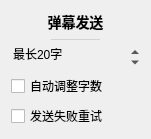
           <widget class="QWidget" name="danmakuSendSettingsCard" native="true">
            <property name="geometry">
             <rect>
              <x>190</x>
              <y>10</y>
              <width>151</width>
              <height>131</height>
             </rect>
            </property>
            <property name="styleSheet">
             <string notr="true">#danmakuSendSettingsCard
{
	background: #f7f7ff;
	border: none;
	border-radius: 5px;
}</string>
            </property>
            <layout class="QVBoxLayout" name="verticalLayout_30">
             <item>
              <widget class="QLabel" name="label_14">
               <property name="sizePolicy">
                <sizepolicy hsizetype="Preferred" vsizetype="Fixed">
                 <horstretch>0</horstretch>
                 <verstretch>0</verstretch>
                </sizepolicy>
               </property>
               <property name="styleSheet">
                <string notr="true">font-size: 14px;
font-weight: 500;</string>
               </property>
               <property name="text">
                <string>弹幕发送</string>
               </property>
               <property name="alignment">
                <set>Qt::AlignCenter</set>
               </property>
              </widget>
             </item>
             <item>
              <widget class="QWidget" name="widget_10" native="true">
               <property name="minimumSize">
                <size>
                 <width>0</width>
                 <height>1</height>
                </size>
               </property>
               <property name="maximumSize">
                <size>
                 <width>16777215</width>
                 <height>1</height>
                </size>
               </property>
               <property name="styleSheet">
                <string notr="true">background: lightgray;
margin: 40px;</string>
               </property>
              </widget>
             </item>
             <item>
              <widget class="QSpinBox" name="danmuLongestSpin">
               <property name="contextMenuPolicy">
                <enum>Qt::NoContextMenu</enum>
               </property>
               <property name="toolTip">
                <string>&lt;html&gt;&lt;head/&gt;&lt;body&gt;&lt;p&gt;一条弹幕最长可以发送多少字&lt;/p&gt;&lt;p&gt;当前规则：直播间中，UL到20级为30字，提督/总督为40字&lt;/p&gt;&lt;p&gt;另外可能会受到观众等级等其他氪金操作的影响。&lt;/p&gt;&lt;/body&gt;&lt;/html&gt;</string>
               </property>
               <property name="layoutDirection">
                <enum>Qt::LeftToRight</enum>
               </property>
               <property name="autoFillBackground">
                <bool>false</bool>
               </property>
               <property name="styleSheet">
                <string notr="true">QSpinBox
{
	background: transparent;
}</string>
               </property>
               <property name="frame">
                <bool>false</bool>
               </property>
               <property name="suffix">
                <string>字</string>
               </property>
               <property name="prefix">
                <string>最长</string>
               </property>
               <property name="minimum">
                <number>20</number>
               </property>
               <property name="maximum">
                <number>80</number>
               </property>
               <property name="singleStep">
                <number>10</number>
               </property>
               <property name="value">
                <number>20</number>
               </property>
              </widget>
             </item>
             <item>
              <widget class="QCheckBox" name="adjustDanmakuLongestCheck">
               <property name="cursor">
                <cursorShape>PointingHandCursor</cursorShape>
               </property>
               <property name="toolTip">
                <string>根据UL等级和大航海等级，自动调整弹幕字数上限</string>
               </property>
               <property name="text">
                <string>自动调整字数</string>
               </property>
              </widget>
             </item>
             <item>
              <widget class="QCheckBox" name="retryFailedDanmuCheck">
               <property name="cursor">
                <cursorShape>PointingHandCursor</cursorShape>
               </property>
               <property name="toolTip">
                <string>&lt;html&gt;&lt;head/&gt;&lt;body&gt;&lt;p&gt;尝试重新发送失败的弹幕&lt;/p&gt;&lt;p&gt;包括：超出限制长度（自动分割）、1s内过快发送、3s内重复消息&lt;/p&gt;&lt;/body&gt;&lt;/html&gt;</string>
               </property>
               <property name="text">
                <string>发送失败重试</string>
               </property>
              </widget>
             </item>
            </layout>
           </widget>
